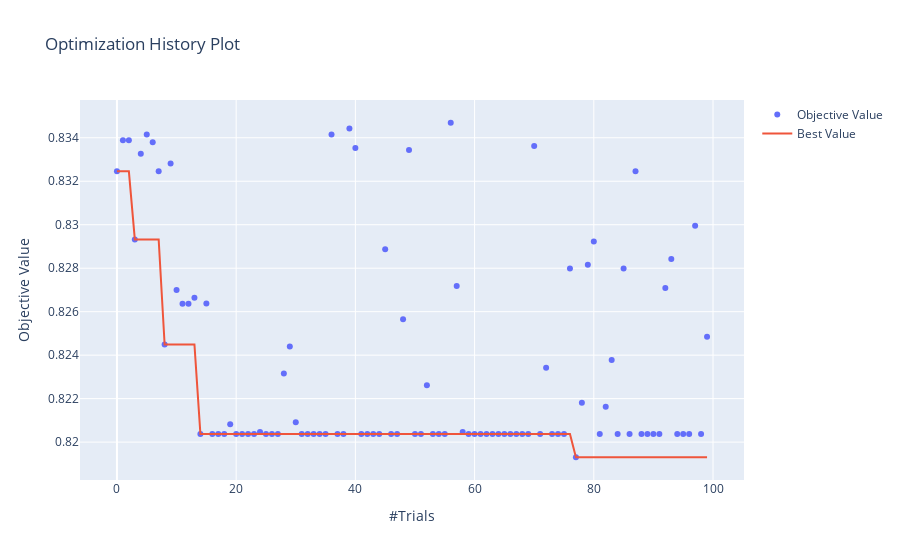

The notebook cell this image was saved under:
### Code cell
visualization.plot_optimization_history(study)
